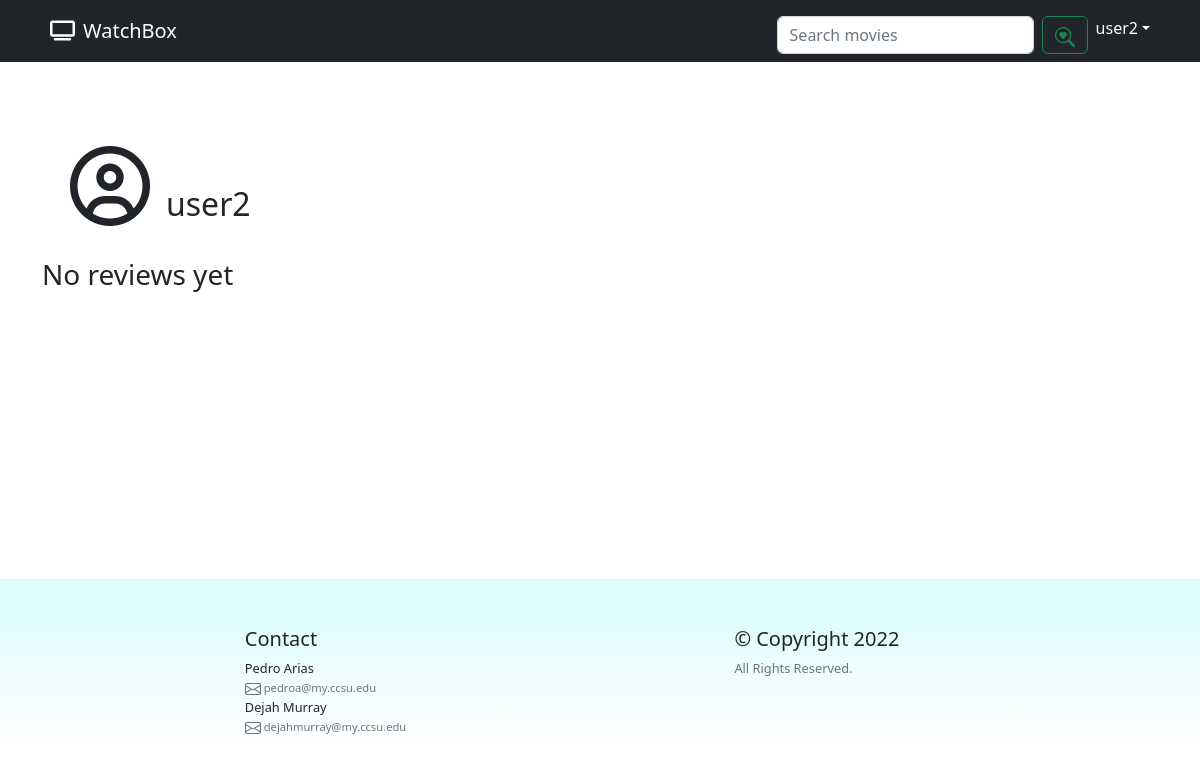
Page /account (signed in) on the earlier database version.
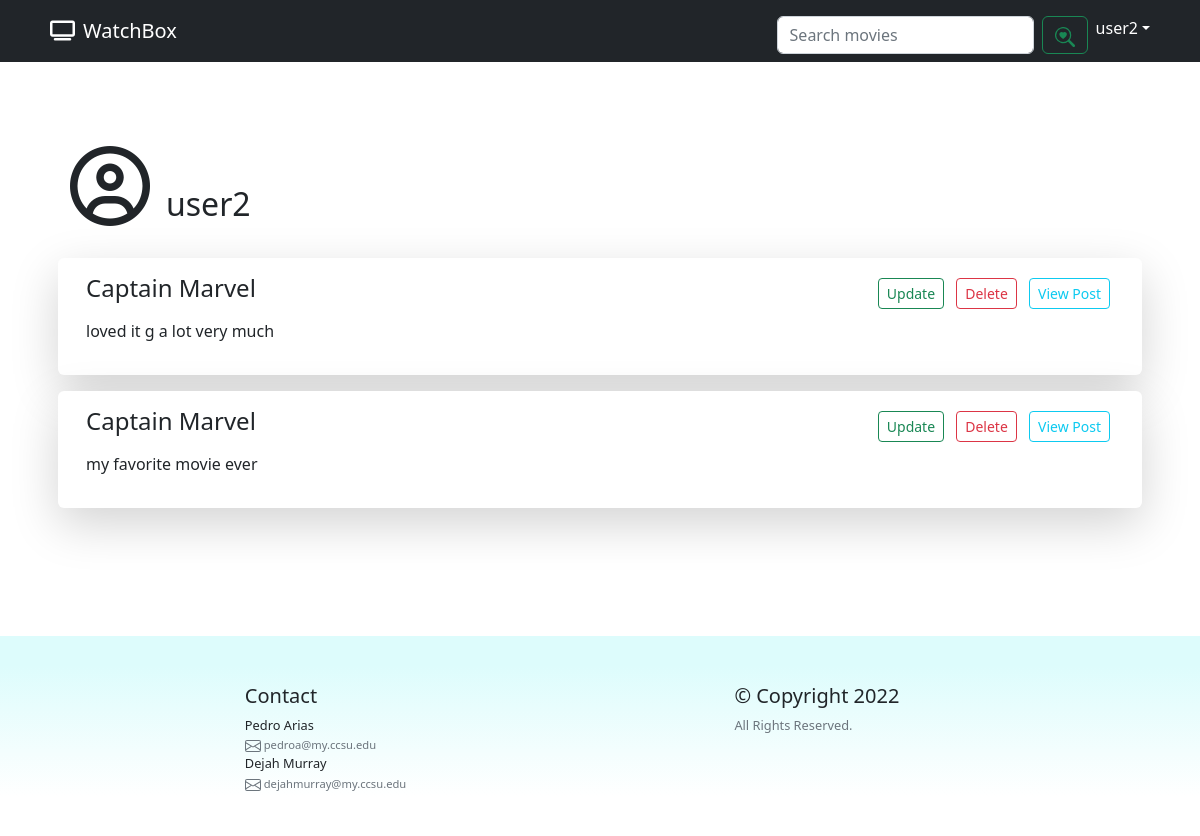
Same page on the later database version.
### MovieReviews/models.py (models this page shows, shortened)
class Post(models.Model):
    details = models.CharField(max_length=200)
    author = models.CharField(max_length=200)
    authorId = models.ForeignKey(User, on_delete=models.CASCADE)
    movieId = models.CharField(max_length=200)
    movieTitle = models.CharField(max_length=200)

### MovieReviews/views.py (the view)
# urls.py: path('account', views.account, name='account')
@login_required(login_url='login')
def account(request):
    searchTerms = ['']
    if request.user.is_authenticated:
        try:
            searchTerms = SearchTerms.objects.filter(userId_id=request.user.id)
        except ObjectDoesNotExist:
            searchTerms = ['']
            pass
    posts_results = Post.objects.filter(authorId=request.user)
    context = {'posts': posts_results, 'searchTerms': searchTerms}
    return render(request, 'review/account.html', context)

### templates/review/account.html (shortened to what this page needs)
{% extends "review/base.html" %}
{% block body %}
<div class="container container-margin">
     <div class="align-items-center mb-3 p-2">
        <div class="row m-2">
             <div class="col-8">
                <div ><i class="fa-regular fa-circle-user fa-5x me-3"></i><h2 class="d-inline">{{ user.username }}</h2></div>
            </div>
        </div>
     </div>
                            {% for post in posts %}
                                <div class="row shadow-lg bg-body rounded m-3 p-3">
                                    <div class="col-8">
                                        <h4 class="d-inline">{{ post.movieTitle }} </h4>
                                        <p>{{ post.details }}</p>
                                    </div>
                                    <div class="col-4 text-end">
                                        <a href="{% url 'update' post.id 'account'%}" class="btn btn-sm btn-outline-success m-1"> Update </a>
                                        <a href="{% url 'delete' post.id 'account'%}" class="btn btn-sm btn-outline-danger m-1"> Delete </a>
                                        <a href="{% url 'posts' post.movieId %}" class="btn btn-sm btn-outline-info m-1">View Post</a>
                                    </div>
                                </div>
                                {% empty %}
                                    <h3>No reviews yet</h3>
                            {% endfor %}
    </div>
{% endblock %}

### templates/review/base.html (shortened to what this page needs)
{% load static %}
<!DOCTYPE html>
<html lang="en">
<head>
    <link rel="stylesheet" href="https://cdnjs.cloudflare.com/ajax/libs/font-awesome/6.2.0/css/all.min.css" />
    <link href="https://cdn.jsdelivr.net/npm/bootstrap@5.2.1/dist/css/bootstrap.min.css" rel="stylesheet">
    <link rel="stylesheet" href="{% static 'css/styles.css' %}">
</head>
  <body class="bg-white scroll">
    <nav class="navbar navbar-expand-lg navbar-dark bg-dark fixed-top">
    <div class="container">
        <a class="navbar-brand" href="{% url 'index' %}"><i class="fa-solid fa-tv m-2"></i>WatchBox</a>
        <div class="collapse navbar-collapse" id="navbarSupportedContent">
            <ul class="navbar-nav ms-auto mb-2 mb-lg-0">
                <li class="nav-item">
                    <form class="d-flex pt-2" action="{% url 'index' %}" method="post"  role="search">
                        <input class="form-control  me-2" placeholder="Search movies" aria-label="Search your favorite movies" type="text" name="term" maxlength="200" required="" id="id_term">
                        <button class="btn btn-outline-success" type="submit">
                        </button>
                   </form>
                </li>
                {% if user.is_authenticated %}
                    <li class="nav-item dropdown">
                        <a class="nav-link dropdown-toggle active" data-bs-toggle="dropdown" href="#"
                           role="button" aria-expanded="false">{{  user.username}}</a>
                    </li>
              </ul>
                {% else %}
                   <a class="btn btn-light btn-outline-primary m-2" href={% url 'login' %}><i class="fa-solid fa-arrow-right-to-bracket"></i> Login</a>
                    <a class="btn btn-light btn-outline-primary m-2" href={% url 'register' %}><i class="fa-regular fa-circle-user"></i> Register</a>
                {% endif %}
            </div>
        </div>
    </nav>
<div class="wrapper">
{% block body %}
{% endblock %}
</div>
  <footer class="pt-4 my-md-5 pt-md-5 ">
        <div class="row">
          <div class="col ">
          </div>
          <div class="col ">
            <h5>Contact</h5>
            <ul class="list-unstyled text-small">
                <li>Pedro Arias</li>
                <li>
                    <a class="text-muted" href="mailto: pedroa@my.ccsu.edu">
                      <small>
                            pedroa@my.ccsu.edu
                        </small>
                  </a>
                </li>
                <li>Dejah Murray</li>
                <li>
                    <a class="text-muted" href="mailto: dejahmurray@my.ccsu.edu">
                      <small>
                            dejahmurray@my.ccsu.edu
                        </small>
                    </a>
                </li>
            </ul>
          </div>
          <div class="col  ">
          </div>
          <div class="col  ">
            <h5>&copy Copyright 2022</h5>
            <ul class="list-unstyled text-small">
              <li><a class="text-muted" href="#">All Rights Reserved.</a></li>
            </ul>
          </div>
          <div class="col ">
          </div>
        </div>
      </footer>
  </body>
</html>

### static/css/styles.css (style rules this page uses)
.container-margin { margin-top: 5em; margin-bottom: 5em; }
a { text-decoration: none; }
body { background-color: #fefefe; padding-top: 50px; }
body { display:flex; flex-direction:column; min-height:100vh; }
footer { background-color: #ddfcfc; background-image: linear-gradient(180deg, #ddfcfc 17%, #ffffff 93%); font-size: 0.8rem; }
.wrapper { flex:1; }

Differences in the rows shown:
added Post: movieTitle "Captain Marvel", details "loved it g a lot very much"
added Post: movieTitle "Captain Marvel", details "my favorite movie ever"
Other differences:
text no longer shown: "No reviews yet"
